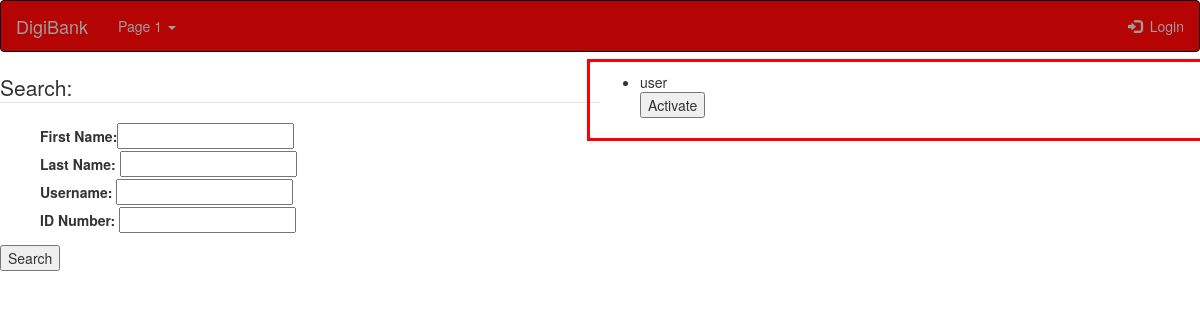
/employee/account_activation/, run on an earlier commit of the app's database.
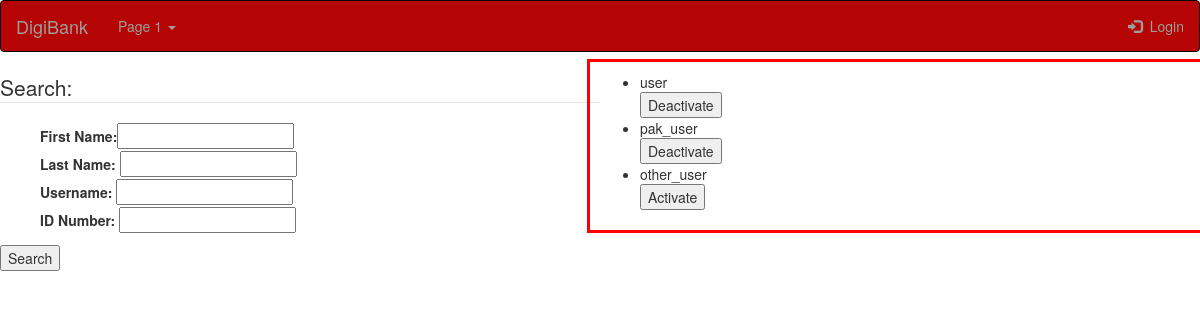
And on a later commit of the database.
### customer_site/models.py (models this page shows)
class Customer(models.Model):
    firstName = models.CharField(max_length=50)
    middleName = models.CharField(max_length=50)
    lastName = models.CharField(max_length=50)
    address = models.CharField(max_length=200)
    city = models.CharField(max_length=50)
    state = models.CharField(max_length=50)
    country = models.CharField(max_length=50)
    zipCode = models.CharField(max_length=10)
    phoneNumber = models.CharField(max_length=15)
    emailAdd = models.CharField(max_length=70, unique=True)
    kycId = models.CharField(max_length=50)
    idNumber = models.CharField(max_length=50, unique=True)
    userid = models.CharField(max_length=50, unique=True)
    password = models.CharField(max_length=50)
    active = models.BooleanField(default=False)
    def __str__(self):
        return self.userid

### employee_site/views.py (the view, shortened to what this page needs)
def emp_account_act(request, pk=-1):
    form = EmpAccActivationSearch()
    if request.method == "GET":
        if "search" in request.GET:
            firstName = request.GET["f_name"]
            lastName = request.GET["l_name"]
            userid = request.GET["u_name"]
            idNumber = request.GET["id_num"]
            customer_list = Customer.objects.all()
            if firstName:
                print(firstName)
                customer_list = customer_list.filter(firstName=firstName)
            if lastName:
                print(lastName)
                customer_list = customer_list.filter(lastName=lastName)
            if userid:
                print(userid)
                customer_list = customer_list.filter(userid=userid)
            if idNumber:
                print(idNumber)
                customer_list = customer_list.filter(idNumber=idNumber)
            print(customer_list)
        else:
            customer_list = Customer.objects.all()
        print("search button pressed")
        return render(request,
                      "employee_site/emp_acc_act.html",
                      {"customers": customer_list,
                       "form": form})

### employee_site/forms.py
class EmpAccActivationSearch(forms.Form):
    f_name = forms.CharField(label="First name:",
                             required=False)
    l_name = forms.CharField(label="Last Name:",
                             required=False)
    u_name = forms.CharField(label="Username",
                             required=False)
    id_num = forms.IntegerField(label="ID Number:",
                                 required=False)

### template/employee_site/emp_acc_act.html (shortened to what this page needs)
{% extends "empbase.html" %}
{% load staticfiles %}
{% block content %}
    <div id="left"
         align="justify"
         style="float: left;
         width: 50%;">
        <fieldset>
            <legend>Search:</legend>
            <form name="search" method="get">
                <ul style="list-style-type: none;">
                    <li>
                        <label>First Name: </label>{{ form.f_name }}
                    </li>
                    <li>
                        <label>Last Name:</label>
                        {{ form.l_name }}
                    </li>
                    <li>
                        <label>Username: </label>
                        {{ form.u_name }}
                    </li>
                    <li>
                        <label>ID Number:</label>
                        {{ form.id_num }}
                    </li>
                </ul>
                <input type="submit" name="search" value="Search"/>
            </form>
        </fieldset>
    </div>
    <div id="right"
         style="float: right;
                width: 50%;
                outline: 3px solid red;
                outline-offset: 10px;"
         align="justify">
        <ul>
        {% for customer in customers %}
            <li>
                {{ customer }}
                {% if customer.active %}
                    <form method="post"
                          action="/employee/account_activation/{{ customer.id }}/">
                        <input type="submit" value="Deactivate">
                    </form>
                    {% else %}
                        <form method="post"
                              action="/employee/account_activation/{{ customer.id }}/">
                            <input type="submit" value="Activate">
                        </form>
                {% endif %}
            </li>
        {% endfor %}
        </ul>
    </div>
{% endblock %}

### template/empbase.html (shortened to what this page needs)
<!DOCTYPE html>
{% load staticfiles %}
<html>
<head>
<link rel="stylesheet" href="https://maxcdn.bootstrapcdn.com/bootstrap/3.3.7/css/bootstrap.min.css">
<link rel="stylesheet" href="{% static 'css/style1.css' %}">
</head>
<nav class="navbar navbar-inverse bg-primary" style="background-color: #B40404;">
	<div class="container-fluid">
		<div class="navbar-header">
			<a class="navbar-brand" href="">DigiBank</a>
		</div>
		<ul class="nav navbar-nav">
      		<li class="dropdown">
        		<a class="dropdown-toggle" data-toggle="dropdown" href="#">Page 1
        	<span class="caret"></span></a>
      		</li>
     	</ul>
		<ul class="nav navbar-nav navbar-right">
				<li class="">
					<a href="login/">
						<span class="glyphicon glyphicon-log-in" aria-hideen="true"></span>&nbsp;
						Login
					</a>
				</li>
		</ul>
	</div>
</nav>
<body>
{% block content %}
{% endblock %}
</body>
</html>

What changed in the data, as far as the page shows it:
changed Customer "user": active False → True (drawn); value "Activate" → "Deactivate"
added Customer: userid "pak_user"
added Customer: userid "other_user"
